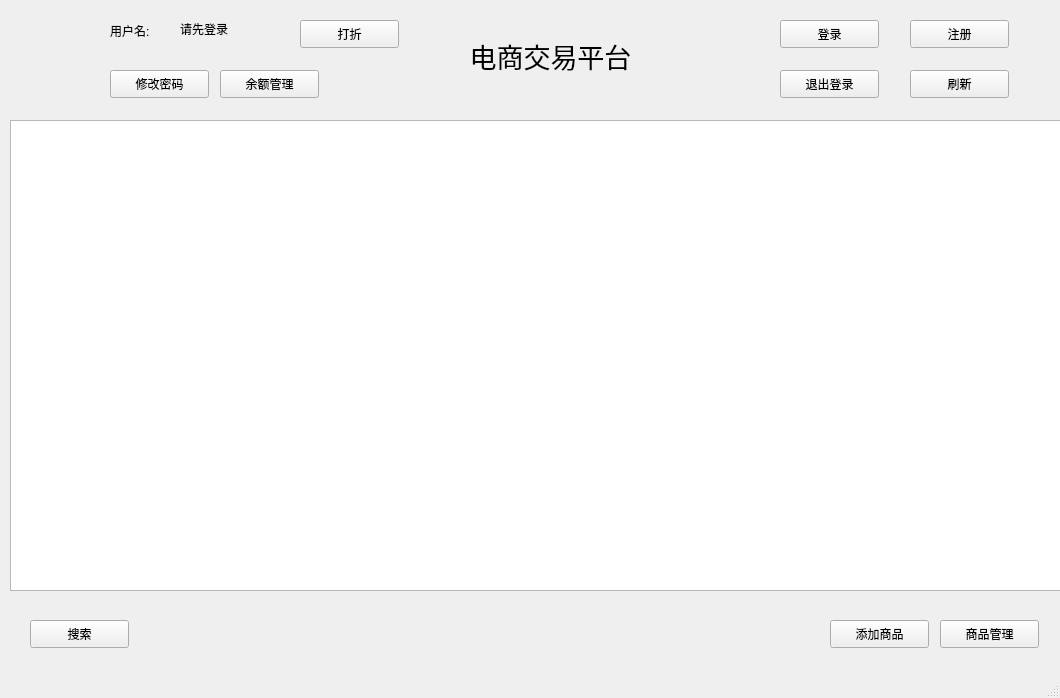
<?xml version="1.0" encoding="UTF-8"?>
<ui version="4.0">
 <class>MainWindow</class>
 <widget class="QMainWindow" name="MainWindow">
  <property name="geometry">
   <rect>
    <x>0</x>
    <y>0</y>
    <width>1060</width>
    <height>698</height>
   </rect>
  </property>
  <property name="windowTitle">
   <string>MainWindow</string>
  </property>
  <widget class="QWidget" name="centralwidget">
   <widget class="QTableView" name="tableView">
    <property name="geometry">
     <rect>
      <x>10</x>
      <y>120</y>
      <width>1051</width>
      <height>471</height>
     </rect>
    </property>
   </widget>
   <widget class="QLabel" name="label">
    <property name="geometry">
     <rect>
      <x>440</x>
      <y>30</y>
      <width>221</width>
      <height>51</height>
     </rect>
    </property>
    <property name="font">
     <font>
      <pointsize>20</pointsize>
     </font>
    </property>
    <property name="text">
     <string>电商交易平台</string>
    </property>
    <property name="alignment">
     <set>Qt::AlignCenter</set>
    </property>
   </widget>
   <widget class="QPushButton" name="loginButton">
    <property name="geometry">
     <rect>
      <x>780</x>
      <y>20</y>
      <width>99</width>
      <height>28</height>
     </rect>
    </property>
    <property name="text">
     <string>登录</string>
    </property>
   </widget>
   <widget class="QPushButton" name="registerButton">
    <property name="geometry">
     <rect>
      <x>910</x>
      <y>20</y>
      <width>99</width>
      <height>28</height>
     </rect>
    </property>
    <property name="text">
     <string>注册</string>
    </property>
   </widget>
   <widget class="QLabel" name="label_2">
    <property name="geometry">
     <rect>
      <x>110</x>
      <y>20</y>
      <width>81</width>
      <height>21</height>
     </rect>
    </property>
    <property name="text">
     <string>用户名:</string>
    </property>
   </widget>
   <widget class="QLabel" name="userLabel">
    <property name="geometry">
     <rect>
      <x>180</x>
      <y>20</y>
      <width>81</width>
      <height>18</height>
     </rect>
    </property>
    <property name="text">
     <string>请先登录</string>
    </property>
   </widget>
   <widget class="QPushButton" name="passwordButton">
    <property name="geometry">
     <rect>
      <x>110</x>
      <y>70</y>
      <width>99</width>
      <height>28</height>
     </rect>
    </property>
    <property name="inputMethodHints">
     <set>Qt::ImhNone</set>
    </property>
    <property name="text">
     <string>修改密码</string>
    </property>
   </widget>
   <widget class="QPushButton" name="discountButton">
    <property name="geometry">
     <rect>
      <x>300</x>
      <y>20</y>
      <width>99</width>
      <height>28</height>
     </rect>
    </property>
    <property name="text">
     <string>打折</string>
    </property>
   </widget>
   <widget class="QPushButton" name="searchButton">
    <property name="geometry">
     <rect>
      <x>30</x>
      <y>620</y>
      <width>99</width>
      <height>28</height>
     </rect>
    </property>
    <property name="text">
     <string>搜索</string>
    </property>
   </widget>
   <widget class="QPushButton" name="managegoodsButton">
    <property name="geometry">
     <rect>
      <x>940</x>
      <y>620</y>
      <width>99</width>
      <height>28</height>
     </rect>
    </property>
    <property name="text">
     <string>商品管理</string>
    </property>
   </widget>
   <widget class="QPushButton" name="managebalanceButton">
    <property name="geometry">
     <rect>
      <x>220</x>
      <y>70</y>
      <width>99</width>
      <height>28</height>
     </rect>
    </property>
    <property name="text">
     <string>余额管理</string>
    </property>
   </widget>
   <widget class="QPushButton" name="addgoodsButton">
    <property name="geometry">
     <rect>
      <x>830</x>
      <y>620</y>
      <width>99</width>
      <height>28</height>
     </rect>
    </property>
    <property name="text">
     <string>添加商品</string>
    </property>
   </widget>
   <widget class="QPushButton" name="cancelloginButton">
    <property name="geometry">
     <rect>
      <x>780</x>
      <y>70</y>
      <width>99</width>
      <height>28</height>
     </rect>
    </property>
    <property name="text">
     <string>退出登录</string>
    </property>
   </widget>
   <widget class="QPushButton" name="freshButton">
    <property name="geometry">
     <rect>
      <x>910</x>
      <y>70</y>
      <width>99</width>
      <height>28</height>
     </rect>
    </property>
    <property name="text">
     <string>刷新</string>
    </property>
   </widget>
  </widget>
  <widget class="QMenuBar" name="menubar">
   <property name="geometry">
    <rect>
     <x>0</x>
     <y>0</y>
     <width>1060</width>
     <height>26</height>
    </rect>
   </property>
  </widget>
  <widget class="QStatusBar" name="statusbar"/>
 </widget>
 <resources/>
 <connections/>
</ui>
